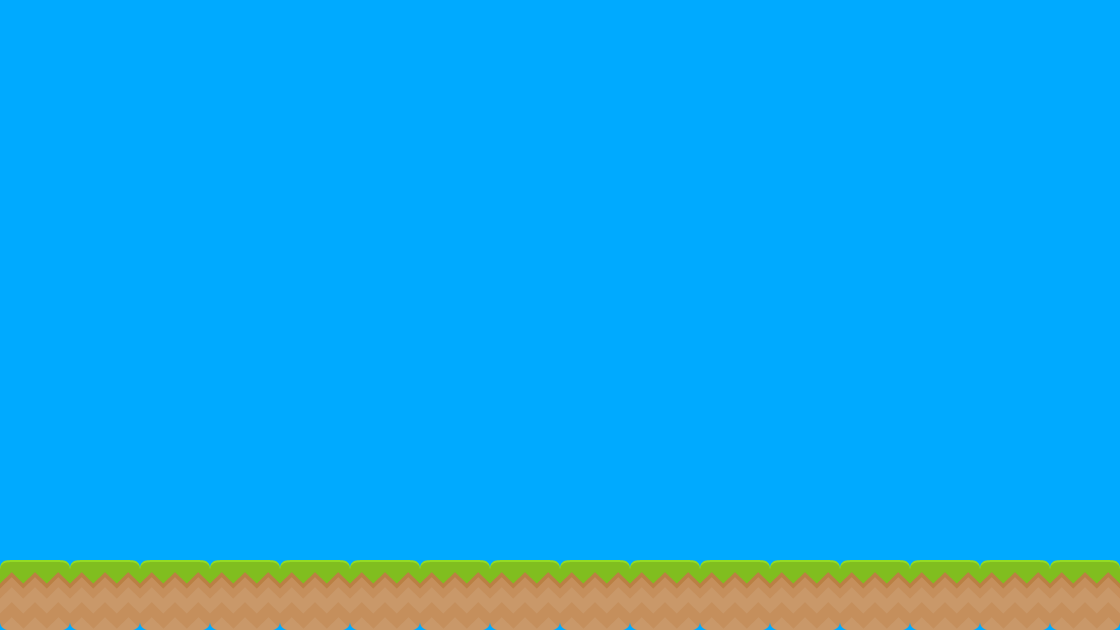

Tiled map render using the project's own tile images. Description and the map definition, with tile-layer contents summarised, below:
An orthogonal 16x9 tile map with 70x70 px tiles, 1 tile layer (background1).

<map version="1.0" orientation="orthogonal" renderorder="right-down" width="16" height="9" tilewidth="70" tileheight="70" backgroundcolor="#00aaff">
 <properties>
  <property name="50" value="" />
 </properties>
 <tileset firstgid="1" name="background-tiles" tilewidth="70" tileheight="70">
  <image source="../data/img/background-tiles.png" width="910" height="910" />
 </tileset>
 <layer name="background1" width="16" height="9">
  <data>[144 cells, 16 non-empty, 1 distinct tile ids]</data>
 </layer>
</map>
